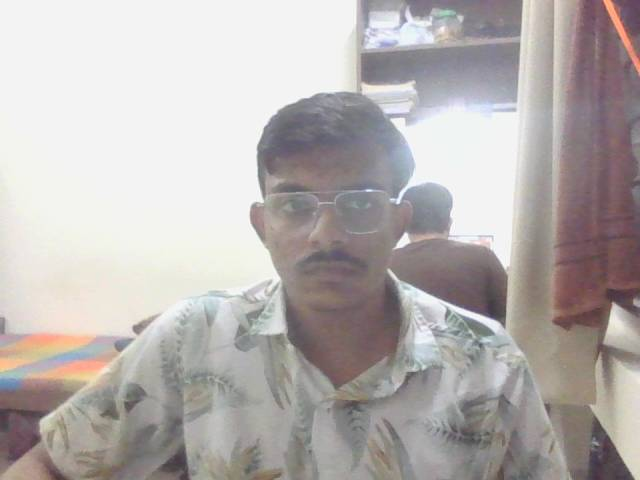
#> input picture Backend/uploads/capture.jpg, 640 x 480 px, given in place of the camera
$ python webcam_face_detection.py
#> lines starting #> are read from the running program, lines starting #| are printed output that depends on the picture
#> further down, frame is the input picture: shape (480, 640, 3); mean B, G, R 175, 176.5, 182.1
# -*- coding: utf-8 -*-
"""Webcam Face Detection.ipynb

Automatically generated by Colab.

Original file is located at
    https://colab.research.google.com/drive/15ZW33GSpEfO7bvZ2wAx_4XCU8LyBCeRK
"""

# Import the library
import cv2

"""First, In the webcam face detection we want to create a class FaceDetector which takes the cascade xml file as input in the **__init __**  method and a instantes called faceCascade as the Cascade Classifier, then the **detect** method which takes video frame , scalFactor, minNeighbors, minSize as the arguments and call the detectMultiScale and outputs the parameters of the rectangle (face in video)"""

# Create the Face Detector class
class FaceDetector:
    def __init__(self, faceCascadePath):
        """
        Calling the Cascade Classifier function in opencv to detect faces by taking the
        haar cascade xml file as the argument (convert serialized xml file (classifier) into
        deseralized classifier)
        """
        self.faceCascade = cv2.CascadeClassifier(faceCascadePath)

    def detect(self, image, scaleFactor=1.2, minNeighbors=5, minSize=(30, 30)):
        rects = self.faceCascade.detectMultiScale(image,
                                                  scaleFactor=scaleFactor,
                                                  minNeighbors=minNeighbors,
                                                  minSize=minSize,
                                                  flags=cv2.CASCADE_SCALE_IMAGE)
        return rects

"""### Parameters used in the detectMultiScale function
**scaleFactor**: How much the image size is reduced at each image scale. This value is used to create the scale pyramid in order to detect faces at multiple scales in the image (some faces may be closer to the foreground, and thus be larger; other faces may be smaller and in the background, thus the usage of varying scales).

**minNeighbors**: How many neighbors each windo w should have for the area in the window to be considered a face. The cascade classifier will detect multiple windows around a face. This parameter controls how many rectangles (neighbors) need to be detected for the window to be labeled a face.

**minSize**: A tuple of width and height (in pixels) indicating the minimum size of the window. Bounding boxes smaller than this size are ignored. It is a good idea to start with (30, 30) and fine-tune from there.
"""

def resize(image, width=None, height=None, inter=cv2.INTER_AREA):
#> called with width = 500, inter = 3
    (h, w) = image.shape[:2]
#> h = 480; w = 640
    dim = None

    if width is None and height is None:
        return image

    if width is None:
        r = height / float(h)
        dim = (int(r * w), height)
    else:
        r = width / float(w)
#> r = 0.781
        dim = (width, int(r * h))
#> dim = (500, 375)

    resized = cv2.resize(image, dim, interpolation=inter)
    return resized

"""Here, we want to resize the video as per the convinence. For that we can create the resize function using OpenCV library which takes the video frame and the width to be resized as the parameters and outputs the resized video frame, we want the webcam should be opened."""

# Create a object for Face Detector class
fd = FaceDetector(r'C:\College learnings\Development\Digilocker_project\Backend\PROJECT_VOTING SYSTEM\Required Models (2_7)\haarcascade_frontalface_default.xml')

# Choosing the video (webcam)
webcam = cv2.VideoCapture(0)

"""The video is represented as the multi frame(more images). So, we want to loop through this all frame to get the video and then we use our detect method in our faceDetector to detect the face in it."""

# Loop through all the frames
while True:
    # read the frames(images) in the video and bool value which says True(grabbed) using read() function
    (grabbed, frame) = webcam.read()

    # Resize the video
    frame = resize(frame, width=500)
    # Convert RGB into Gray Scale
    gray = cv2.cvtColor(frame, cv2.COLOR_BGR2GRAY)
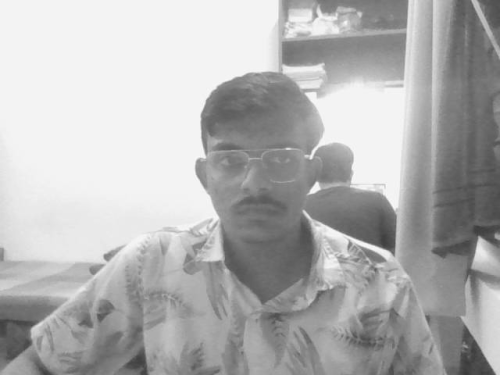
#> gray: shape (375, 500); min 58, max 253, mean 178
    # Detect the face in the video and gives back the face as the rectangle (x, y, w, h)
    faceRects = fd.detect(frame,
                          scaleFactor=1.1,
                          minNeighbors=5,
                          minSize=(30, 30))
#> in detect, `rects = self.faceCascade.detectMultiScale(image, scaleFactor=scaleFact..`: rects = ()
#> faceRects = ()
    # Coping the frames for further pre-processing
    frameClone = frame.copy()

    # Create rectangle shape in the face
    for (x, y, w, h) in faceRects:
        cv2.rectangle(frameClone, (x, y), (x+w, y+h), (0, 255, 0), 2)
#> this loop made 0 passes

    # Show the video
    cv2.imshow("Faces", frameClone)

    # To Close the webcam or video we it is enough
    if cv2.waitKey(1) & 0xFF == ord("q"):
#> (key q is pressed here)
        break

# When everything is done, release the capture
webcam.release()
cv2.destroyAllWindows()
